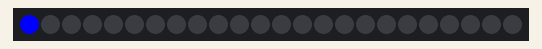
Recording of a sketch running on a simulated ESP8266 (NodeMCU). On the bench: 24 RGB LEDs in strip order, left to right. Dim RGB values are drawn brighter than linear; WiFi joins after 1.5 s; servers stay silent unless stated; network time is answered at once with the bench clock; the local clock reads 2024-03-15 10:24:30 at power-on unless the sketch sets it.

Above: at 0.1 s.
At 7.0 s:
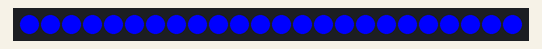
At 7.9 s:
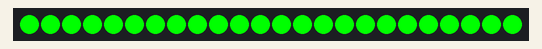
At 9.4 s:
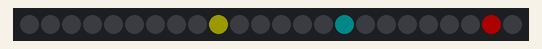
At 23.1 s:
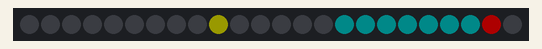
At 38.1 s:
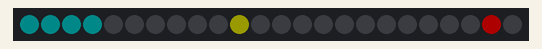

Measured:
- what the display in image 1 shows lasts 0.6 s, from 6.9 s to 7.5 s

The sketch:

neopixel.ino
```cpp
#include <Adafruit_NeoPixel.h>
#include <ESP8266WiFi.h>
#include <WiFiUdp.h>
#include <NTPClient.h>

const char *ssid =  "AP_NAME";
const char *pass =  "AP_PASS";

Adafruit_NeoPixel pixels(24, 12, NEO_GRB + NEO_KHZ800);

WiFiUDP ntpUDP;
NTPClient timeClient(ntpUDP, "pool.ntp.org", 3600);
double hourTime = 0;
double minuteTime = 0;
double secondTime = 0;

void setup() {

    pixels.begin();
    pixels.clear();

    WiFi.begin(ssid, pass);
    int pixNum_init = 0;

    while (WiFi.status() != WL_CONNECTED || pixNum_init < 24)
    {
        pixels.setPixelColor(pixNum_init++, pixels.Color(0, 0, 255));
        pixels.show();
        delay(300);
    }

    if(WiFi.status() != WL_CONNECTED)
    {
      setAllPixelsTo(255,0,0);
      for(;;){delay(100000);}   //ERROR STATE: NO WIFI CONNECTION
    }

    //########################### OKAY STATE SHOW  ###########################
    delay(300);
    setAllPixelsTo(0,0,0);
    delay(300);
    setAllPixelsTo(0,255,0);
    delay(300);
    setAllPixelsTo(0,0,0);
    delay(300);
    setAllPixelsTo(0,255,0);
    delay(300);
    setAllPixelsTo(0,0,0);
    delay(300);
    setAllPixelsTo(0,255,0);
    delay(300);
    setAllPixelsTo(0,0,0);
    //########################################################################
    timeClient.begin();
    timeClient.update();
}

void setAllPixelsTo(int red, int green, int blue)
{
    for(int i=0; i<24; i++)
    {
        pixels.setPixelColor(i, pixels.Color(red, green, blue));
    }
    pixels.show();
}

void loop() {

        timeClient.update();

        secondTime = timeClient.getSeconds();
        minuteTime = timeClient.getMinutes();
        hourTime = timeClient.getHours() +1; //cet +1 kekw
        if(hourTime > 24) hourTime = 24;

        if(secondTime == 0)
          setAllPixelsTo(0,0,0);

        int secondPixColor = 0;
        secondPixColor = secondTime / 5 *2;

        int minutePixVal = 0;
        minutePixVal = minuteTime / 5 *2;

       int hourPixVal = 0;
       if(hourTime<12)
          hourPixVal = hourTime*2;
       else
          hourPixVal = (hourTime -12) *2;

        if(minuteTime >= 30)
          hourPixVal++;

        pixels.setPixelColor(secondPixColor, pixels.Color(0,10,10));
        pixels.setPixelColor(minutePixVal, pixels.Color(25,25,0));
        pixels.setPixelColor(hourPixVal , pixels.Color(50, 0, 0));
        pixels.show();
}
```
